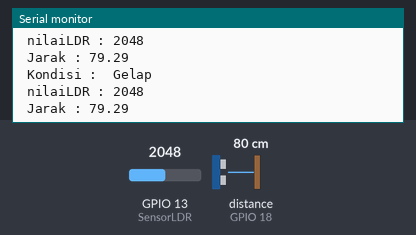
Recording of a sketch running on a simulated ESP32. Parts: the last lines printed to the serial monitor. Wiring (inferred from the names in the program): ultrasonic range finder: trigger GPIO 5; echo GPIO 18. The test bench sets the inputs (shaded band); at power-on: GPIO 13 (SensorLDR) = 2048, distance to the obstacle (sensor on GPIO 18) 80 cm. The echo pulse lasts 58.3 µs per cm.

Above: at 1.3 s.
1.4 s: GPIO 13 (SensorLDR) set to 1161
At 1.9 s:
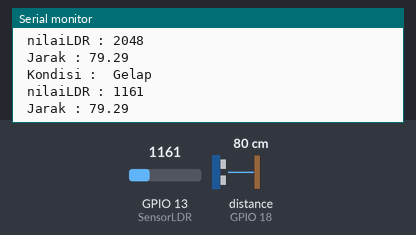
4.0 s: GPIO 13 (SensorLDR) set to 761
At 4.5 s:
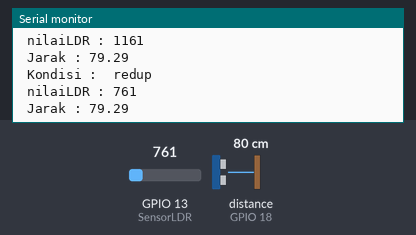
6.5 s: GPIO 13 (SensorLDR) set to 361
At 7.0 s:
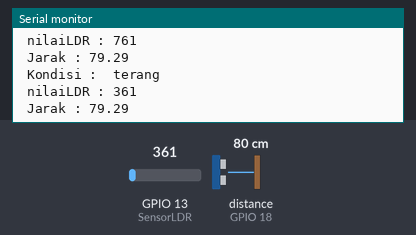
9.0 s: distance to the obstacle (sensor on GPIO 18) set to 2 cm
At 9.5 s:
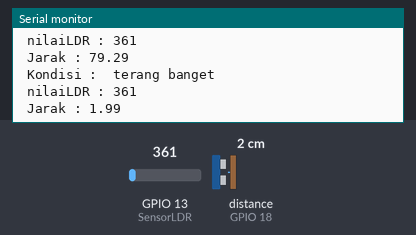
10.5 s: distance to the obstacle (sensor on GPIO 18) set to 4 cm
At 11.0 s:
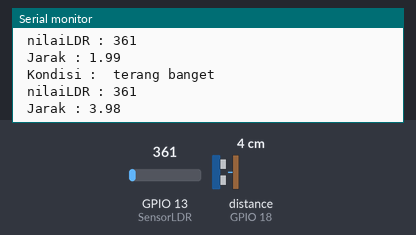
Timing chart, 0 to 13.0 s (numbered marks = the images above; inputs shaded):
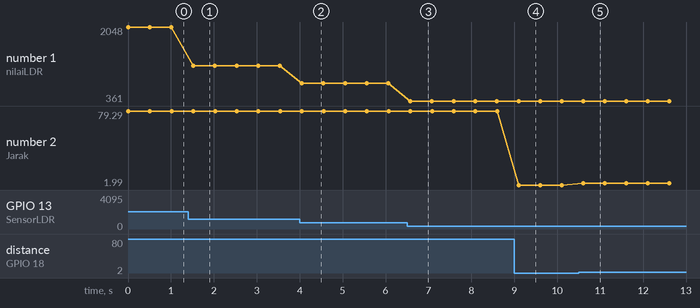

Measured:
- after the input at 1.4 s, the serial monitor: prints a new line after 0.12 s (image 1)
- after the input at 4.0 s, the serial monitor: prints a new line at once (image 2)
- after the input at 6.5 s, the serial monitor: prints a new line after 0.07 s (image 3)
- after the input at 9.0 s, the serial monitor: prints a new line after 0.10 s (image 4)
- after the input at 10.5 s, the serial monitor: prints a new line after 0.11 s (image 5)
- plotted number 1: 2048 → 1161 after the input at 1.4 s, 1161 → 761 after the input at 4.0 s, 761 → 361 after the input at 6.5 s
- plotted number 2: 79.29 → 1.99 after the input at 9.0 s, 1.99 → 3.98 after the input at 10.5 s

The sketch:

esp32_LDR_ultrasonik_putri.ino
```cpp
const int trigPin = 5;
const int echoPin = 18;
int SensorLDR = 13;


//define sound speed in cm/uS
#define SOUND_SPEED 0.034

long duration;
float distanceCm;
float distanceInch;

void setup() {
  Serial.begin(115200); // Starts the serial communication
  pinMode(trigPin, OUTPUT); // Sets the trigPin as an Output
  pinMode(echoPin, INPUT); // Sets the echoPin as an Input
}

void loop() {
 int bacasensor=analogRead(SensorLDR);
 Serial.print(" nilaiLDR : ");
 Serial.print(bacasensor );
 Serial.println(" ");
 /*int bacaultrasonik = digitalRead ( trigPin, echoPin);*/

  // Clears the trigPin
  digitalWrite(trigPin, LOW);
  delayMicroseconds(2);
  // Sets the trigPin on HIGH state for 10 micro seconds
  digitalWrite(trigPin, HIGH);
  delayMicroseconds(10);
  digitalWrite(trigPin, LOW);


  // Reads the echoPin, returns the sound wave travel time in microseconds
  duration = pulseIn(echoPin, HIGH);

  // Calculate the distance
  distanceCm = duration * SOUND_SPEED/2;

  // Convert tonches

  // Prints the distance in the Serial Monitor
  Serial.print(" Jarak : ");
  Serial.println(distanceCm);

  delay(500);

  if ( bacasensor > 0 && bacasensor < 401 ){
    Serial.print ( " Kondisi : " );
    Serial.print ( " terang banget ");
    Serial.println();
  }
  else if (bacasensor > 401 && bacasensor < 801 ){
    Serial.print ( " Kondisi : " );
    Serial.print ( " terang ");
    Serial.println();
  }
  else if ( bacasensor >801 && bacasensor < 1201 ){
    Serial.print ( " Kondisi : " );
    Serial.print ( " redup ");
    Serial.println();
  }
  else {
    Serial.print ( " Kondisi : " );
    Serial.print (" Gelap ");
    Serial.println ();
  }
}
```
